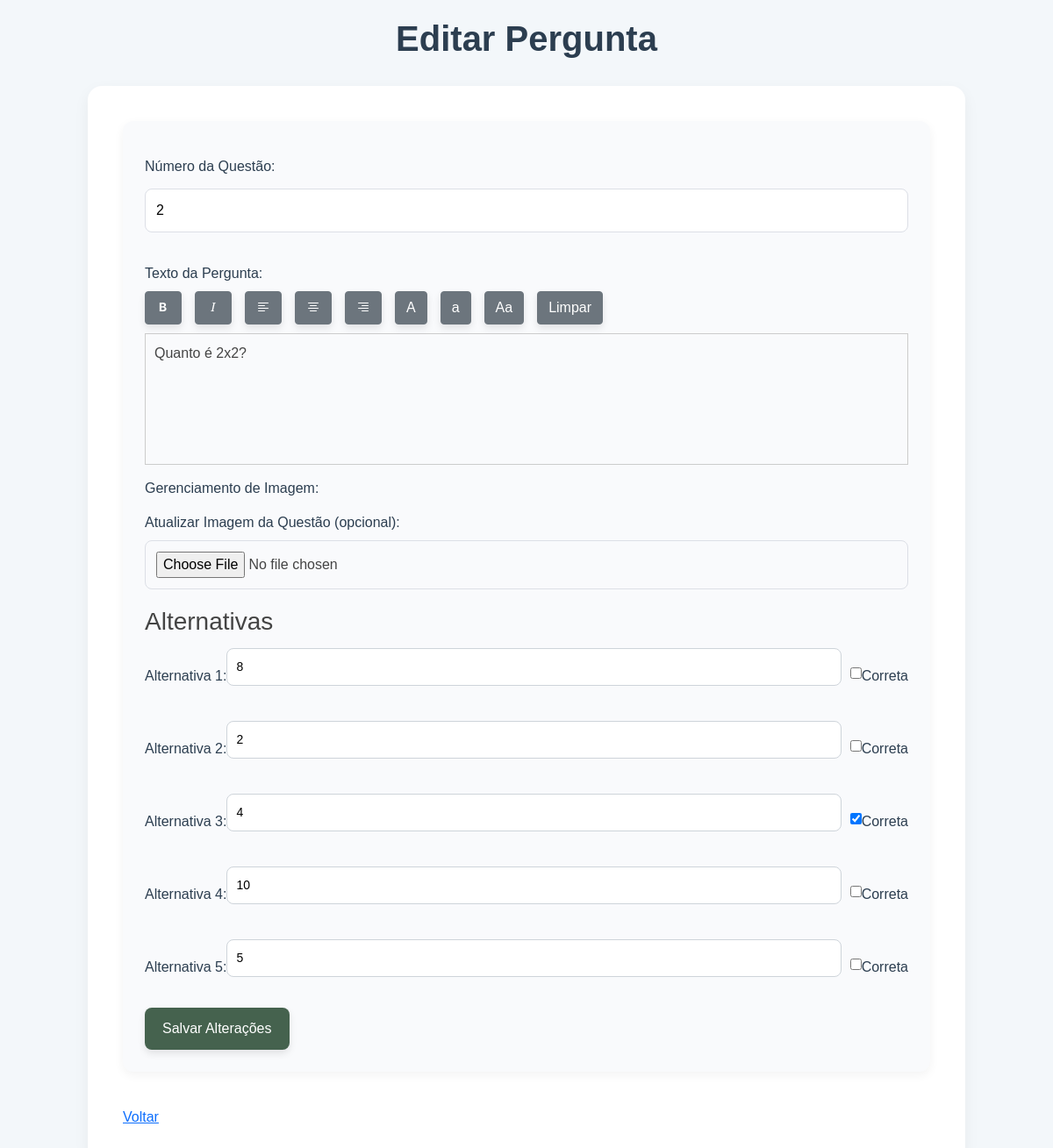
/admin/php/edit_question.php?id=2, run on the app's committed database.
### tables this page shows
CREATE TABLE `questions` (
  `id` int(11) NOT NULL,
  `question_text` text NOT NULL,
  `question_number` int(11) DEFAULT NULL
);

CREATE TABLE `alternatives` (
  `id` int(11) NOT NULL,
  `question_id` int(11) DEFAULT NULL,
  `alternative_text` varchar(255) DEFAULT NULL,
  `is_correct` tinyint(1) DEFAULT NULL
);

### admin/php/edit_question.php (the view, shortened to what this page needs)
<?php
include '../../db/db_connection.php';
$question_id = $_GET['id'];
$stmt = $pdo->prepare('SELECT * FROM questions WHERE id = :id');
$stmt->execute(['id' => $question_id]);
$question = $stmt->fetch(PDO::FETCH_ASSOC);
$stmt = $pdo->prepare('SELECT * FROM alternatives WHERE question_id = :question_id');
$stmt->execute(['question_id' => $question_id]);
$alternatives = $stmt->fetchAll(PDO::FETCH_ASSOC);
$question_text = isset($_POST['question_text']) ? $_POST['question_text'] : $question['question_text'];
?>
<!DOCTYPE html>
<html lang="pt-BR">
<head>
    <link rel="stylesheet" href="../css/style.css">
    <link href="https://cdn.jsdelivr.net/npm/bootstrap@5.1.3/dist/css/bootstrap.min.css" rel="stylesheet">
    <link rel="stylesheet" href="https://cdn.jsdelivr.net/npm/bootstrap-icons@1.8.1/font/bootstrap-icons.css">
</head>
<body>
    <header>
        <h1>Editar Pergunta</h1>
    </header>
    <div class="container">
        <div class="fixed-form-container">
            <form action="update_question.php" method="POST" enctype="multipart/form-data" onsubmit="return setQuestionText();">
                <label for="question_number">Número da Questão:</label>
                <input type="number" id="question_number" name="question_number" value="<?php echo htmlspecialchars($question['question_number']); ?>" required>
                <label for="question">Texto da Pergunta:</label>
                <div class="btn-container">
                    <button type="button" class="btn btn-secondary" onclick="executarComando('bold')"><i class="bi bi-type-bold"></i></button>
                    <button type="button" class="btn btn-secondary" onclick="executarComando('italic')"><i class="bi bi-type-italic"></i></button>
                    <button type="button" class="btn btn-secondary" onclick="executarComando('justifyLeft')"><i class="bi bi-text-left"></i></button>
                    <button type="button" class="btn btn-secondary" onclick="executarComando('justifyCenter')"><i class="bi bi-text-center"></i></button>
                    <button type="button" class="btn btn-secondary" onclick="executarComando('justifyRight')"><i class="bi bi-text-right"></i></button>
                    <button type="button" class="btn btn-secondary" onclick="transformarTexto('uppercase')">A</button>
                    <button type="button" class="btn btn-secondary" onclick="transformarTexto('lowercase')">a</button>
                    <button type="button" class="btn btn-secondary" onclick="transformarTexto('capitalize')">Aa</button>
                    <button type="button" class="btn btn-secondary" onclick="limparTexto()">Limpar</button>
                </div>
                <div id="editor" contenteditable="true" required><?php echo htmlspecialchars_decode($question_text); ?></div>
                <div class="image-section">
                    <label>Gerenciamento de Imagem:</label>
                    <label for="photo">Atualizar Imagem da Questão (opcional):</label>
                    <input type="file" id="photo" name="photo" accept="image/*">
                </div>
                <h3>Alternativas</h3>
                <?php for ($i = 1; $i <= 5; $i++): ?>
                    <div class="alternative-item">
                        <label for="alternative_<?php echo $i; ?>">Alternativa <?php echo $i; ?>:</label>
                        <input type="text" id="alternative_<?php echo $i; ?>" name="alternative_<?php echo $i; ?>"
                            value="<?php echo isset($alternatives[$i-1]) ? htmlspecialchars($alternatives[$i-1]['alternative_text']) : ''; ?>" required>
                        <input type="checkbox" id="correct_<?php echo $i; ?>" name="correct_<?php echo $i; ?>"
                            <?php echo isset($alternatives[$i-1]) && $alternatives[$i-1]['is_correct'] ? 'checked' : ''; ?>>
                        <label for="correct_<?php echo $i; ?>">Correta</label>
                    </div>
                <?php endfor; ?>
                <button type="submit">Salvar Alterações</button>
            </form>
            <a href="../index.php" class="button">Voltar</a>
        </div>
    </div>
</body>
</html>

### admin/css/style.css (style rules this page uses)
body { font-family: 'Roboto', Arial, sans-serif; margin: 0; padding: 0; background-color: #f0f4f8; color: #333; line-height: 1.6; }
.container { max-width: 800px; margin: 40px auto; padding: 20px; background-color: #ffffff; border-radius: 12px; box-shadow: 0 8px 16px rgba(0, 0, 0, 0.1); }
header { text-align: center; margin-bottom: 30px; }
h1 { color: #007bff; font-size: 2.5em; font-weight: bold; margin-bottom: 10px; }
label { font-weight: 600; font-size: 16px; color: #495057; display: block; margin-top: 15px; }
input[type="number"], textarea { width: 100%; padding: 12px; margin-top: 5px; margin-bottom: 15px; border: 1px solid #ced4da; border-radius: 8px; font-size: 16px; transition: border-color 0.3s ease, box-shadow 0.3s ease; }
.alternative-item { display: flex; align-items: center; margin-bottom: 15px; }
.alternative-item input[type="text"] { flex: 1; margin-right: 10px; padding: 10px; border: 1px solid #ced4da; border-radius: 8px; font-size: 14px; transition: border-color 0.3s ease, box-shadow 0.3s ease; }
button { padding: 12px 24px; background-color: #007bff; color: white; border: none; border-radius: 8px; cursor: pointer; font-size: 16px; font-weight: 600; transition: background-color 0.3s ease, box-shadow 0.3s ease, transform 0.3s ease; box-shadow: 0 4px 8px rgba(0, 0, 0, 0.1); margin: 5px; }
.btn { text-decoration: none; padding: 10px 16px; border-radius: 8px; color: white; font-size: 14px; font-weight: 500; transition: background-color 0.3s ease, transform 0.3s ease; }
#editor { border: 1px solid #ccc; padding: 10px; min-height: 150px; margin: 10px 0; overflow-y: auto; font-size: 16px; }
.btn-container { margin-bottom: 20px; }
.container { max-width: 800px; margin: auto; padding: 20px; }
.btn { padding: 10px 15px; background-color: #007bff; color: white; border: none; border-radius: 5px; cursor: pointer; }
input[type="text"], input[type="number"], select { width: 100%; padding: 10px; margin: 5px 0 15px 0; border: 1px solid #ccc; border-radius: 5px; }
label { display: block; margin-bottom: 5px; }

### admin/php/edit_question.php (style rules this page uses)
.btn-container { display: flex; justify-content: flex-start; gap: 10px; margin-bottom: 10px; }
body { font-family: 'Poppins', Arial, sans-serif; background-color: #f3f7fa; color: #444; margin: 0; padding: 20px; }
h1, h2 { color: #2c3e50; margin-bottom: 15px; font-weight: 600; }
.container { max-width: 1000px; margin: 0 auto; background-color: #fff; border-radius: 16px; box-shadow: 0 6px 18px rgba(0, 0, 0, 0.05); padding: 40px; transition: box-shadow 0.3s ease; }
form { background-color: #f9fafc; padding: 25px; border-radius: 12px; box-shadow: 0 4px 12px rgba(0, 0, 0, 0.05); margin-bottom: 40px; }
label { font-weight: 500; margin-bottom: 8px; display: block; color: #2c3e50; }
input[type="text"], input[type="number"], input[type="file"], select { width: 100%; padding: 12px; margin-bottom: 20px; border: 1px solid #dcdfe6; border-radius: 8px; transition: border-color 0.3s ease; }
button { background-color: #45624E; color: #fff; border: none; padding: 12px 20px; border-radius: 8px; font-weight: 500; cursor: pointer; transition: background-color 0.3s ease, transform 0.3s ease; }
.btn-container { display: flex; gap: 15px; }

### data on the page
questions: question_number "2", question_text "Quanto é 2x2?"
alternatives: alternative_text "8"
alternatives: alternative_text "2"
alternatives: alternative_text "4", is_correct "☑"
alternatives: alternative_text "10"
alternatives: alternative_text "5"
